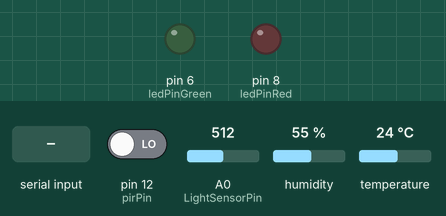
Recording of a sketch running on a simulated Arduino Uno, built with avr-gcc and run on an emulated ATmega328P. On the bench: output pins drawn as LEDs (lit = HIGH). The test bench sets the inputs (shaded band); at power-on: pin 12 (pirPin) LOW, A0 (LightSensorPin) = 512, humidity 55 %, temperature 24 °C. What the sketch prints to the serial monitor is not drawn.

Above: at 1.7 s.
1.8 s: "{command:on}\n" received over Serial
At 7.1 s:
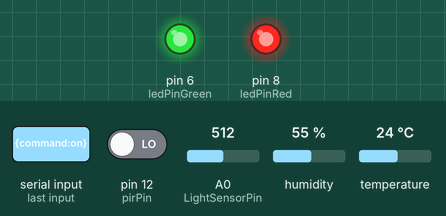
7.6 s: "{command:off}\n" received over Serial
At 9.4 s:
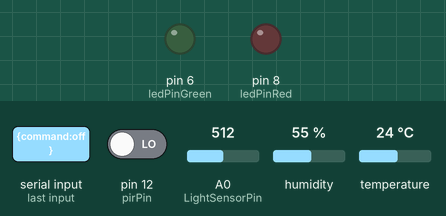
Timing chart, 0 to 10.9 s (numbered marks = the images above; inputs shaded):
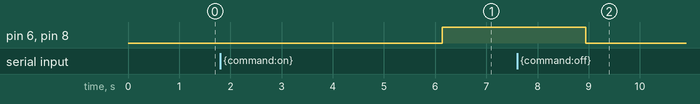

The sketch:

connectthedots.ino
```cpp
#include <dht11.h>
#include <stdlib.h>
#define MYSERIAL Serial
#define dht_dpin 1 //no ; here. Set equal to channel sensor is on
dht11 DHT;


int ledPinRed  =8;
int ledPinGreen =6;


const int LightSensorPin = A0;  // Analog input pin that the potentiometer is attached to
float lightsensorValue = 0;

const int pirPin = 12;    //the digital pin connected to the PIR sensor's output
float motionvalue = 0;


char GUID1[] = "xxxxxxxx-2222-xxxx-xxxx-xxxxxxxxxxxx";
char GUID2[] = "yyyyyyyy-2222-yyyy-yyyy-yyyyyyyyyyyy";
char GUID3[] = "zzzzzzzz-2222-zzzz-zzzz-zzzzzzzzzzzz";
char GUID4[] = "aaaaaaaa-2222-aaaa-aaaa-aaaaaaaaaaaa";
char Org[] = "Microsoft Singapore DX Team";
char Disp[] = "Arduino + Raspiberry Pi 2 on Windows";
char Locn[] = "SG MIC";
char Measure1[] = "temperature";
char Units1[] = "C";
char Measure2[] = "humidity";
char Units2[] = "%";
char Measure3[] = "light";
char Units3[] = "lumen";
char Measure4[] = "motion";
char Units4[] = "binary";
char buffer[300];
char dtostrfbuffer[15];

void setup() {
  	   /* Begin serial communication. */
	Serial.begin(9600);


        delay(500);
        Serial.println("Sensors connected");
	Serial.println("Setup complete! Looping main program");
    pinMode(ledPinRed, OUTPUT);
     pinMode(ledPinGreen, OUTPUT);

}


void loop() {


	if (true) {
            //This is the "heart" of the program.
            DHT.read(dht_dpin);
            lightsensorValue = get_light_level();
            motionvalue = digitalRead(pirPin);

            float temperatureC = DHT.temperature;

            memset(buffer, '\0', sizeof(buffer));
            strcat(buffer, "{");
            strcat(buffer, "\"guid\":\"");
            strcat(buffer, GUID1);
            strcat(buffer, "\",\"organization\":\"");
            strcat(buffer, Org);
            strcat(buffer, "\",\"timecreated\":\"");
            strcat(buffer, "timenow");
            strcat(buffer, "\",\"displayname\":\"");
            strcat(buffer, Disp);
            strcat(buffer, "\",\"location\":\"");
            strcat(buffer, Locn);
            strcat(buffer, "\",\"measurename\":\"");
            strcat(buffer, Measure1);
            strcat(buffer, "\",\"unitofmeasure\":\"");
            strcat(buffer, Units1);
            strcat(buffer, "\",\"value\":");
            strcat(buffer, dtostrf(temperatureC, 5, 2, dtostrfbuffer));
            strcat(buffer, "}");
            Serial.println(buffer);


            delay(500);
            // print string for humidity, separated by line for ease of reading
            memset(buffer, '\0', sizeof(buffer));
            strcat(buffer, "{");
            strcat(buffer, "\"guid\":\"");
            strcat(buffer, GUID2);
            strcat(buffer, "\",\"organization\":\"");
            strcat(buffer, Org);
            strcat(buffer, "\",\"timecreated\":\"");
            strcat(buffer, "timenow");
            strcat(buffer, "\",\"displayname\":\"");
            strcat(buffer, Disp);
            strcat(buffer, "\",\"location\":\"");
            strcat(buffer, Locn);
            strcat(buffer, "\",\"measurename\":\"");
            strcat(buffer, Measure2);
            strcat(buffer, "\",\"unitofmeasure\":\"");
            strcat(buffer, Units2);
            strcat(buffer, "\",\"value\":");
            strcat(buffer, dtostrf(DHT.humidity, 5, 2, dtostrfbuffer));
            strcat(buffer, "}");
            Serial.println(buffer);

            delay(500);

            // print string for light, separated by line for ease of reading
            memset(buffer, '\0', sizeof(buffer));
            strcat(buffer, "{");
            strcat(buffer, "\"guid\":\"");
            strcat(buffer, GUID3);
            strcat(buffer, "\",\"organization\":\"");
            strcat(buffer, Org);
            strcat(buffer, "\",\"timecreated\":\"");
            strcat(buffer, "timenow");
            strcat(buffer, "\",\"displayname\":\"");
            strcat(buffer, Disp);
            strcat(buffer, "\",\"location\":\"");
            strcat(buffer, Locn);
            strcat(buffer, "\",\"measurename\":\"");
            strcat(buffer, Measure3);
            strcat(buffer, "\",\"unitofmeasure\":\"");
            strcat(buffer, Units3);
            strcat(buffer, "\",\"value\":");
            strcat(buffer, dtostrf(lightsensorValue, 5, 3, dtostrfbuffer));
            strcat(buffer, "}");
            Serial.println(buffer);

            delay(500);

            // print string for motion, separated by line for ease of reading
            memset(buffer, '\0', sizeof(buffer));
            strcat(buffer, "{");
            strcat(buffer, "\"guid\":\"");
            strcat(buffer, GUID4);
            strcat(buffer, "\",\"organization\":\"");
            strcat(buffer, Org);
            strcat(buffer, "\",\"timecreated\":\"");
            strcat(buffer, "timenow");
            strcat(buffer, "\",\"displayname\":\"");
            strcat(buffer, Disp);
            strcat(buffer, "\",\"location\":\"");
            strcat(buffer, Locn);
            strcat(buffer, "\",\"measurename\":\"");
            strcat(buffer, Measure4);
            strcat(buffer, "\",\"unitofmeasure\":\"");
            strcat(buffer, Units4);
            strcat(buffer, "\",\"value\":");
            strcat(buffer, dtostrf(motionvalue, 3, 1, dtostrfbuffer));
            strcat(buffer, "}");
            Serial.println(buffer);

            delay(500);

  } else {
		Serial.println("Not publishing...");
	}

 if(Serial.available() > 0)
    {
       String str = Serial.readStringUntil('\n');
    Serial.println(str);
        if (str == "{command:off}"){
          digitalWrite(ledPinRed, LOW);
          digitalWrite(ledPinGreen, LOW);
        }
        else if (str == "{command:on}"){
          digitalWrite(ledPinRed, HIGH);
          digitalWrite(ledPinGreen, HIGH);
        }

    }


}

char *dtostrf (double val, signed char width, unsigned char prec, char *sout) {
  char fmt[20];
  sprintf(fmt, "%%%d.%df", width, prec);	  sprintf(sout, fmt, val);
  return sout;
}

float get_light_level()
{

  float lightSensor = analogRead(LightSensorPin);
  lightSensor = 1/lightSensor *1500;
  return(lightSensor);
}
```

Measured:
- after the input at 1.8 s, pin 6 (ledPinGreen), pin 8 (ledPinRed): LOW → HIGH after 4.3 s
- after the input at 7.6 s, pin 6 (ledPinGreen), pin 8 (ledPinRed): HIGH → LOW after 1.3 s
